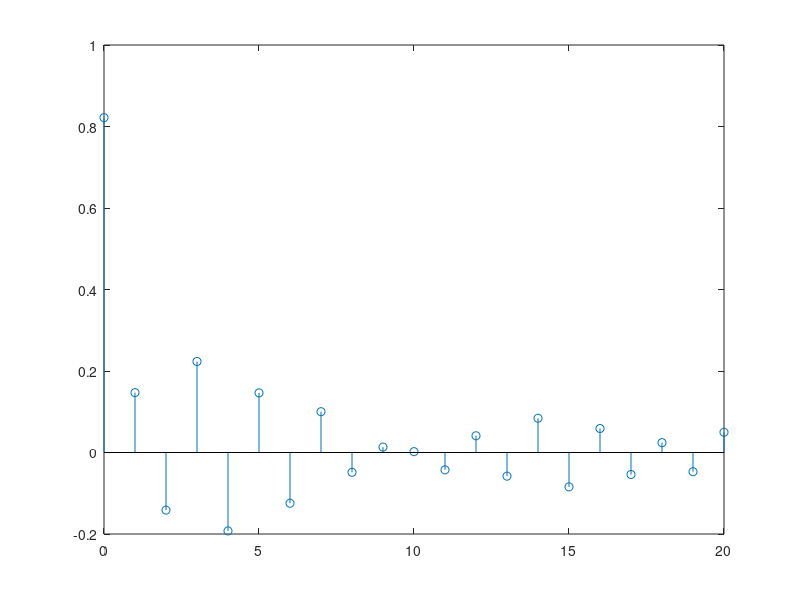

This chart was generated by the following MATLAB code:
clear all; close all; clc;
% aparse version of double sinusoid
x = randn(1,1000); %Input white noise

N = 1000;
a = 0.95;
y = zeros(1,1000);
for i = 1:1:N %Generate y of length 1000
    if(i==1)
        y(i) = x(i);
    else
        y(i) = x(i) - a*y(i-1);
    end
end

n = 0;
k_lim = 21; %For length of k
for k = 1:1:k_lim
    r = 0;
    for m = 1:1:N-k+1
        r = r + y(m)*x(m+k-1);
    end
    R(k) = r;
end

R = (1/N)*R;

x_axis = linspace(0,k_lim-1,k_lim);
stem(x_axis, R)